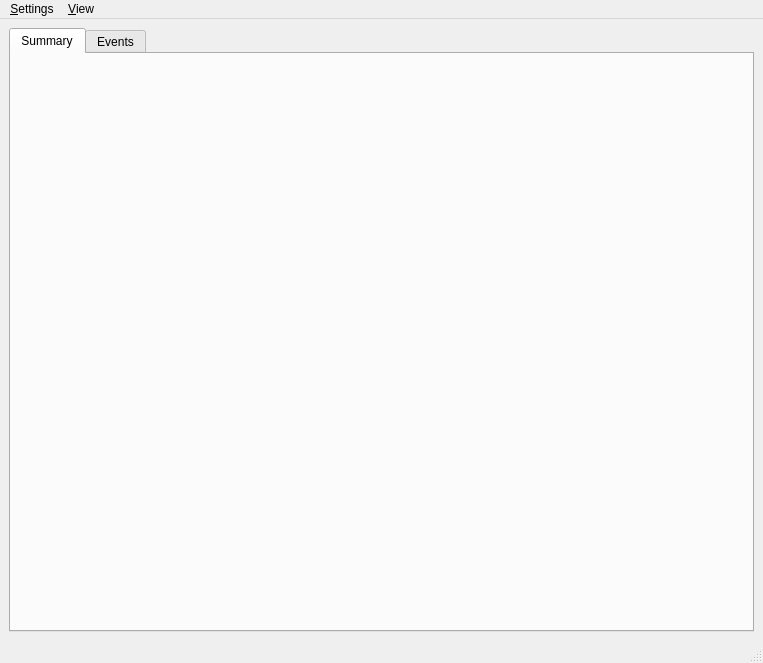
<ui version="4.0" >
 <author></author>
 <comment></comment>
 <exportmacro></exportmacro>
 <class>MainFrame</class>
 <widget class="QMainWindow" name="MainFrame" >
  <property name="geometry" >
   <rect>
    <x>0</x>
    <y>0</y>
    <width>763</width>
    <height>663</height>
   </rect>
  </property>
  <property name="sizePolicy" >
   <sizepolicy>
    <hsizetype>7</hsizetype>
    <vsizetype>7</vsizetype>
    <horstretch>0</horstretch>
    <verstretch>0</verstretch>
   </sizepolicy>
  </property>
  <property name="windowTitle" >
   <string>EventSummary</string>
  </property>
  <widget class="QWidget" name="centralwidget" >
   <layout class="QVBoxLayout" >
    <property name="margin" >
     <number>9</number>
    </property>
    <property name="spacing" >
     <number>6</number>
    </property>
    <item>
     <widget class="QTabWidget" name="tabWidget" >
      <property name="enabled" >
       <bool>true</bool>
      </property>
      <property name="minimumSize" >
       <size>
        <width>0</width>
        <height>0</height>
       </size>
      </property>
      <property name="sizeIncrement" >
       <size>
        <width>0</width>
        <height>0</height>
       </size>
      </property>
      <property name="focusPolicy" >
       <enum>Qt::TabFocus</enum>
      </property>
      <property name="contextMenuPolicy" >
       <enum>Qt::DefaultContextMenu</enum>
      </property>
      <property name="layoutDirection" >
       <enum>Qt::LeftToRight</enum>
      </property>
      <property name="currentIndex" >
       <number>0</number>
      </property>
      <widget class="QWidget" name="tabSummary" >
       <attribute name="title" >
        <string>Summary</string>
       </attribute>
      </widget>
      <widget class="QWidget" name="tabEventList" >
       <attribute name="title" >
        <string>Events</string>
       </attribute>
      </widget>
     </widget>
    </item>
   </layout>
  </widget>
  <widget class="QStatusBar" name="statusbar" >
   <property name="geometry" >
    <rect>
     <x>0</x>
     <y>643</y>
     <width>763</width>
     <height>20</height>
    </rect>
   </property>
  </widget>
  <widget class="QMenuBar" name="menuBar" >
   <property name="geometry" >
    <rect>
     <x>0</x>
     <y>0</y>
     <width>763</width>
     <height>20</height>
    </rect>
   </property>
   <widget class="QMenu" name="menuOptions" >
    <property name="title" >
     <string>&amp;Settings</string>
    </property>
    <addaction name="actionAutoSelect" />
   </widget>
   <widget class="QMenu" name="menuView" >
    <property name="title" >
     <string>&amp;View</string>
    </property>
    <addaction name="actionToggleWaveformPropagation" />
    <addaction name="actionShowBeachballs" />
    <addaction name="actionShowFullTensor" />
    <addaction name="actionShowStations" />
	<addaction name="actionShowStationAnnotations" />
    <addaction name="actionToggleEventList" />
   </widget>
   <addaction name="menuOptions" />
   <addaction name="menuView" />
  </widget>
  <action name="actionShowBeachballs" >
   <property name="checkable" >
    <bool>true</bool>
   </property>
   <property name="checked" >
    <bool>true</bool>
   </property>
   <property name="text" >
    <string>Show Beachballs</string>
   </property>
   <property name="iconText" >
    <string>Show Beachballs</string>
   </property>
   <property name="toolTip" >
    <string>Show Beachballs (F7)</string>
   </property>
   <property name="shortcut" >
    <string>F7</string>
   </property>
  </action>
  <action name="actionShowFullTensor" >
   <property name="checkable" >
    <bool>true</bool>
   </property>
   <property name="checked" >
    <bool>false</bool>
   </property>
   <property name="text" >
    <string>Show full tensor</string>
   </property>
   <property name="iconText" >
    <string>Show full tensor</string>
   </property>
   <property name="toolTip" >
    <string>Show full tensor (Shift+F7)</string>
   </property>
   <property name="shortcut" >
    <string>Shift+F7</string>
   </property>
  </action>
  <action name="actionShowStations" >
   <property name="checkable" >
    <bool>true</bool>
   </property>
   <property name="checked" >
    <bool>true</bool>
   </property>
   <property name="text" >
    <string>Show stations</string>
   </property>
   <property name="iconText" >
    <string>Show stations</string>
   </property>
   <property name="toolTip" >
    <string>Show stations</string>
   </property>
   <property name="shortcut" >
    <string>F9</string>
   </property>
  </action>
  <action name="actionShowStationAnnotations" >
   <property name="checkable" >
    <bool>true</bool>
   </property>
   <property name="checked" >
    <bool>false</bool>
   </property>
   <property name="text" >
    <string>Show station annotations</string>
   </property>
   <property name="iconText" >
    <string>Show station annotations</string>
   </property>
   <property name="toolTip" >
    <string>Show station annotations</string>
   </property>
   <property name="shortcut" >
    <string>Shift+F9</string>
   </property>
  </action>
  <action name="actionToggleEventList" >
   <property name="checkable" >
    <bool>false</bool>
   </property>
   <property name="text" >
    <string>Toggle EventList</string>
   </property>
   <property name="iconText" >
    <string>Toggle EventList</string>
   </property>
   <property name="toolTip" >
    <string>Toggle EventList (F10)</string>
   </property>
   <property name="shortcut" >
    <string>F10</string>
   </property>
  </action>
  <action name="actionAutoSelect" >
   <property name="checkable" >
    <bool>true</bool>
   </property>
   <property name="text" >
    <string>Auto update</string>
   </property>
   <property name="iconText" >
    <string>Auto update</string>
   </property>
   <property name="toolTip" >
    <string>Show updated or new event automatically (F8)</string>
   </property>
   <property name="shortcut" >
    <string>F8</string>
   </property>
  </action>
  <action name="actionToggleWaveformPropagation" >
   <property name="checkable" >
    <bool>true</bool>
   </property>
   <property name="text" >
    <string>Show waveform propagation</string>
   </property>
   <property name="shortcut" >
    <string>F6</string>
   </property>
  </action>
 </widget>
 <pixmapfunction></pixmapfunction>
 <resources/>
 <connections/>
</ui>
